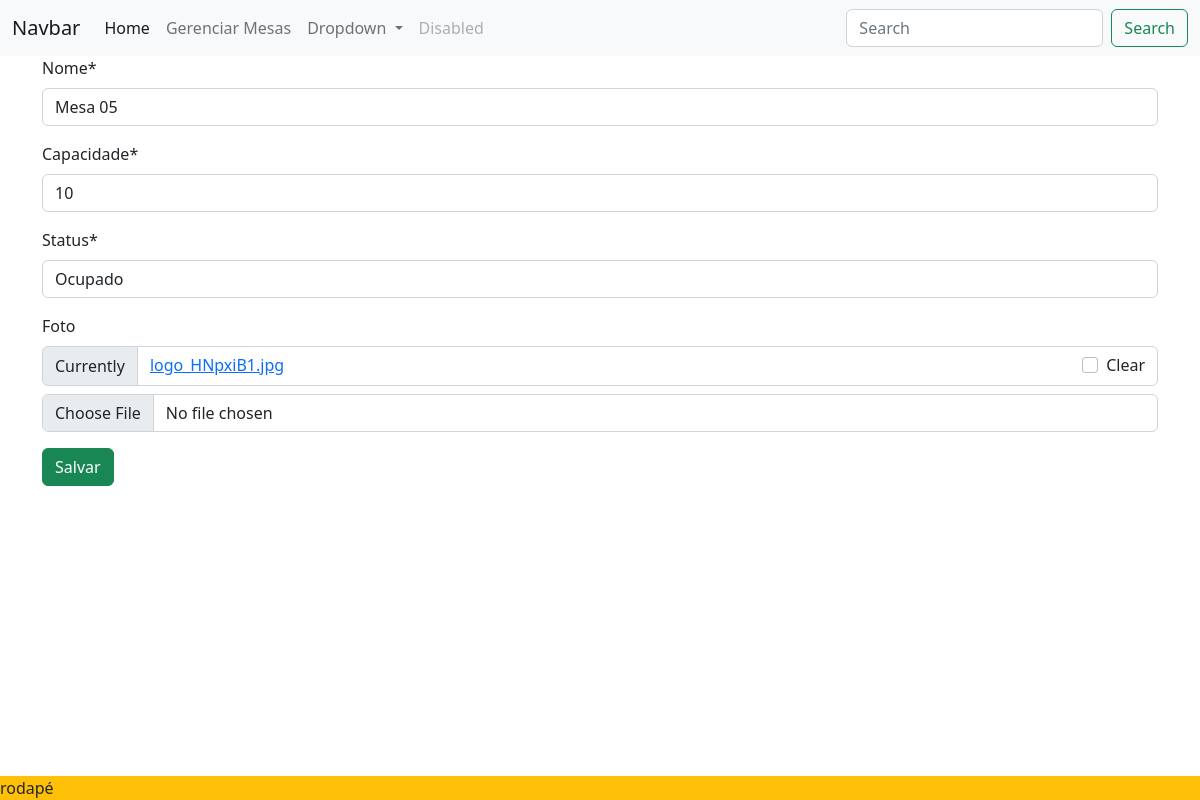
Screenshot of /editar_mesa/6 with the database file from the repository.
### restauranteapp/models.py (models this page shows, shortened)
class Mesa(models.Model):
    nome = models.CharField(max_length=200)
    capacidade = models.CharField(max_length=200)
    status = models.CharField(max_length=30)
    foto = models.ImageField(blank=True, null=True)

### restauranteapp/views.py (the view)
# urls.py: path('editar_mesa/<int:id>', editar_mesa,name='editar_mesa'),
def editar_mesa(request,id):
    mesa =get_object_or_404(Mesa,pk=id)
    form =MesaForms(instance=mesa)
    if request.method == "POST":
        form = MesaForms(request.POST, request.FILES,instance=mesa)
        if form.is_valid():
            form.save()
            return redirect('mesas')
        else:
            return render(request,'restaurante/editar_mesa.html',{'form':form,'mesa':mesa})
    else:
        return render(request, 'restaurante/editar_mesa.html', {'form': form, 'mesa': mesa})

### restauranteapp/forms.py
class MesaForms(forms.ModelForm):
    class Meta:
        model = Mesa
        fields = "__all__"

### restauranteapp/templates/restaurante/editar_mesa.html (shortened to what this page needs)
{% extends "restaurante/base.html" %}
{% load crispy_forms_tags %}
{% block content %}
<div class="container">
    <form method="POST" enctype="multipart/form-data">
        {{ form |crispy}}
        <input type="submit" value="Salvar" class="btn btn-success">
    </form>
</div>
{% endblock content %}

### rows the page displays
Mesa: nome "Mesa 05", capacidade "10", status "Ocupado"
